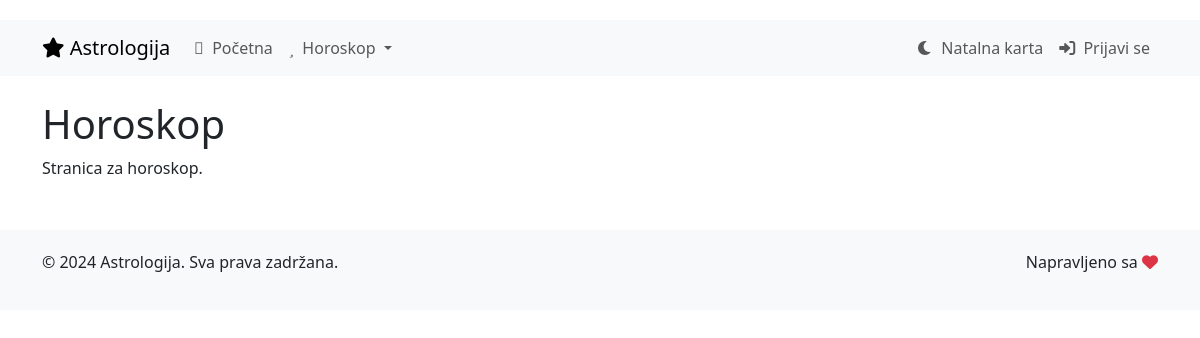
Screenshot of /horoskop with the database file from the repository.
### models/models.py (models this page shows, shortened)
class Navigation(db.Model):
    id = db.Column(db.Integer, primary_key=True)
    title = db.Column(db.String(100), nullable=False)
    url = db.Column(db.String(200))
    slug = db.Column(db.String(100), unique=True)
    icon = db.Column(db.String(50))  # FontAwesome icon class
    order = db.Column(db.Integer, default=0)  # For menu ordering
    is_active = db.Column(db.Boolean, default=True)
    is_external = db.Column(db.Boolean, default=False)  # External links
    target = db.Column(db.String(20), default='_self')  # _blank, _self, etc.
    parent_id = db.Column(db.Integer, db.ForeignKey('navigation.id'))
    children = db.relationship('Navigation',
                             backref=db.backref('parent', remote_side=[id]),
                             lazy='dynamic',
                             cascade='all, delete-orphan')
    description = db.Column(db.Text)  # Description for mega menu items
    image_url = db.Column(db.String(200))  # Image for mega menu
    css_class = db.Column(db.String(100))  # Custom CSS classes
    is_mega_menu = db.Column(db.Boolean, default=False)  # Is this a mega menu item
    mega_menu_columns = db.Column(db.Integer, default=1)  # Number of columns in mega menu
    meta_title = db.Column(db.String(200))
    meta_description = db.Column(db.Text)
    created_at = db.Column(db.DateTime, default=datetime.utcnow)
    updated_at = db.Column(db.DateTime, default=datetime.utcnow, onupdate=datetime.utcnow)
    def get_children(self):
        return self.children.filter_by(is_active=True).order_by(Navigation.order).all()
    def has_children(self):
        return self.children.filter_by(is_active=True).count() > 0
    def is_root(self):
        return self.parent_id is None

class Page(db.Model):
    id = db.Column(db.Integer, primary_key=True)
    title = db.Column(db.String(200), nullable=False)
    slug = db.Column(db.String(200), unique=True, nullable=False)
    content = db.Column(db.Text, nullable=False)
    created_at = db.Column(db.DateTime, default=datetime.utcnow)
    published = db.Column(db.Boolean, default=True)
    parent_id = db.Column(db.Integer, db.ForeignKey('page.id'), nullable=True)
    children = db.relationship('Page', backref=db.backref('parent', remote_side=[id]), lazy='dynamic')
    widgets = db.relationship('Widget', secondary=page_widgets, back_populates='pages')

### app.py (the view, shortened to what this page needs)
@app.route('/<slug>')
def show_page(slug):
    theme = get_theme()
    page = Page.query.filter_by(slug=slug, published=True).first_or_404()
    pages = Page.query.all()
    categories = Category.query.all()
    return render_template('page.html', theme=theme, page=page, pages=pages, categories=categories)

### app.py (called while the page is built)
def get_theme():
    design = Design.query.first()
    if design:
        return design.theme
    return 'https://cdn.jsdelivr.net/npm/bootstrap@5.3.2/dist/css/bootstrap.min.css'

@app.before_request
def load_logged_in_user():
    user_id = session.get('user_id')
    g.user = None
    if user_id:
        g.user = User.query.get(user_id)

def get_navigation():
    return Navigation.query.filter_by(is_active=True).order_by(Navigation.order).all()

@app.context_processor
def inject_navigation():
    return dict(navigation_items=get_navigation())

### templates/page.html (shortened to what this page needs)
{% extends 'base.html' %}
{% block content %}
<h1>{{ page.title }}</h1>
<div>{{ page.content|safe }}</div>
{% endblock %}

### templates/navigation.html (shortened to what this page needs)
{% macro render_navigation_item(item) %}
    {% if item.has_children() %}
        <li class="nav-item dropdown">
            <a class="nav-link dropdown-toggle {{ item.css_class or '' }}" href="{{ item.url or '#' }}"
               id="navbarDropdown{{ item.id }}" role="button" data-bs-toggle="dropdown"
               aria-expanded="false" target="{{ item.target }}">
                {% if item.icon %}<i class="{{ item.icon }}"></i>{% endif %}
                {{ item.title }}
            </a>
        </li>
    {% else %}
        <li class="nav-item">
            <a class="nav-link {{ item.css_class or '' }}" href="{{ item.url or '#' }}" target="{{ item.target }}">
                {% if item.icon %}<i class="{{ item.icon }}"></i>{% endif %}
                {{ item.title }}
            </a>
        </li>
    {% endif %}
{% endmacro %}
<nav class="navbar navbar-expand-lg navbar-light bg-light">
    <div class="container">
        <a class="navbar-brand" href="{{ url_for('index') }}">
            <i class="fas fa-star"></i> Astrologija
        </a>
        <div class="collapse navbar-collapse" id="navbarNav">
            <ul class="navbar-nav me-auto">
                {% for item in navigation_items %}
                    {% if item.is_root() %}
                        {{ render_navigation_item(item) }}
                    {% endif %}
                {% endfor %}
            </ul>
            <ul class="navbar-nav">
                <li class="nav-item">
                    <a class="nav-link" href="{{ url_for('astrologija') }}">
                        <i class="fas fa-moon"></i> Natalna karta
                    </a>
                </li>
                {% if session.get('user_id') %}
                    <li class="nav-item dropdown">
                        <a class="nav-link dropdown-toggle" href="#" id="userDropdown" role="button"
                           data-bs-toggle="dropdown" aria-expanded="false">
                            <i class="fas fa-user"></i> Admin
                        </a>
                        <ul class="dropdown-menu" aria-labelledby="userDropdown">
                            <li><a class="dropdown-item" href="{{ url_for('admin') }}">Dashboard</a></li>
                            <li><a class="dropdown-item" href="{{ url_for('admin_pages') }}">Stranice</a></li>
                            <li><a class="dropdown-item" href="{{ url_for('admin_articles') }}">Članci</a></li>
                            <li><a class="dropdown-item" href="{{ url_for('admin_navigation') }}">Navigacija</a></li>
                            <li><hr class="dropdown-divider"></li>
                            <li><a class="dropdown-item" href="{{ url_for('logout') }}">Odjavi se</a></li>
                        </ul>
                    </li>
                {% else %}
                    <li class="nav-item">
                        <a class="nav-link" href="{{ url_for('login') }}">
                            <i class="fas fa-sign-in-alt"></i> Prijavi se
                        </a>
                    </li>
                {% endif %}
            </ul>
        </div>
    </div>
</nav>

### templates/base.html (style rules this page uses)
body { padding-top: 20px; }

### templates/navigation.html (style rules this page uses)
.navbar-nav .nav-link { font-weight: 500; }
.navbar-nav .nav-link i { margin-right: 0.25rem; }

### rows the page displays
Navigation: title "Početna"
Navigation: title "Horoskop"
Page: title "Horoskop", content "Stranica za horoskop."
